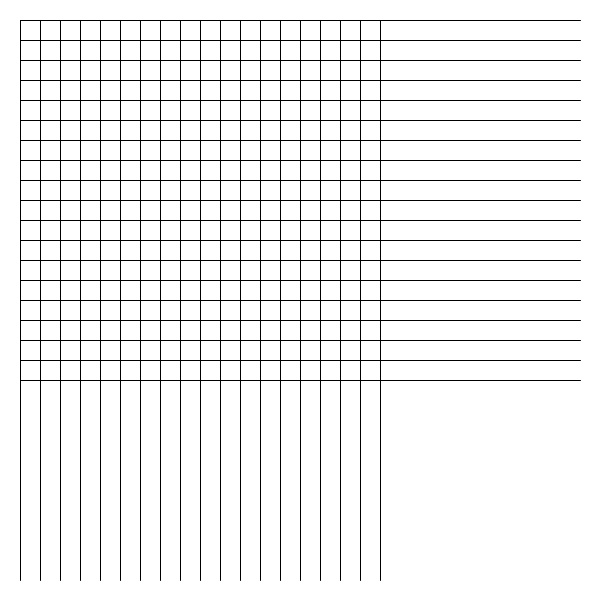
Frame 1 (no input)
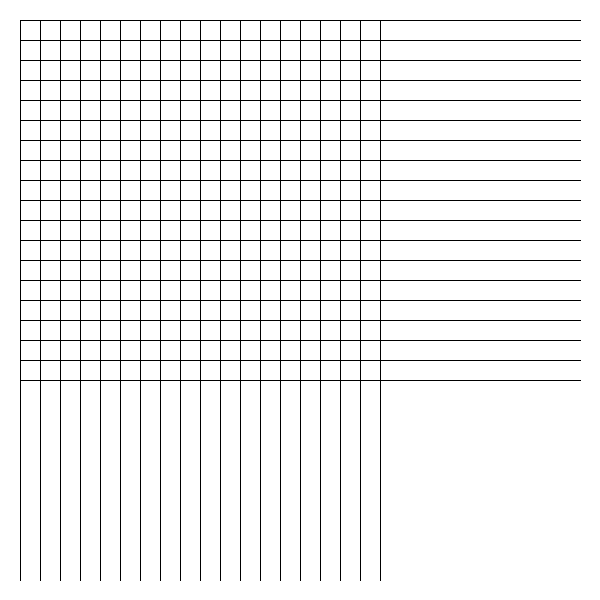
Frame 60 (the mouse pressed at the canvas centre just before this capture)
Frame 120 (the mouse held since frame 60 and released just before this capture): identical to frame 60, image omitted

The Processing sketch that drew these frames (run headless with seeded random() and noise(); from frame 60 on, the mouse is pressed at the canvas centre):

// Processing sketch: changeToForLoop_2
// ── changeToForLoop_2.pde
//第二阶段：写两个while循环

void setup() {
  size(600, 600);
  background(255);
}

void draw() {
   //画竖线
   int i=0;
   while (i<19) {
   line(20+i*20, 20, 20+i*20, height-20);
   i++;
   }
   
   //画横线
   int j=0; 
   while (j<19) {
   line(20, 20+j*20, width-20, 20+j*20);
   j++;
   }
}
